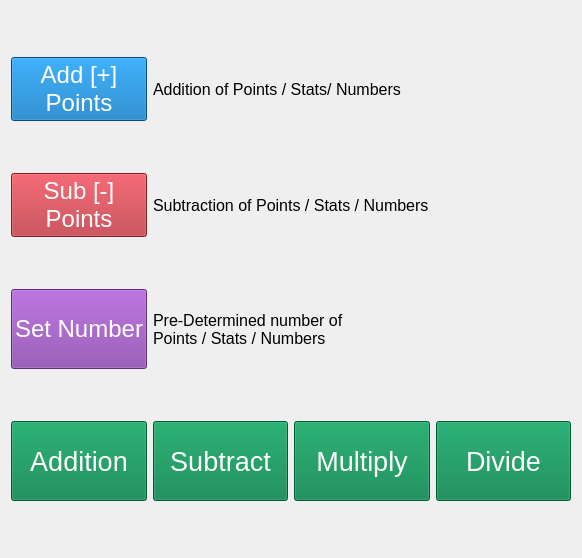
<?xml version="1.0" encoding="UTF-8"?>
<ui version="4.0">
 <class>Form</class>
 <widget class="QWidget" name="Form">
  <property name="geometry">
   <rect>
    <x>0</x>
    <y>0</y>
    <width>582</width>
    <height>558</height>
   </rect>
  </property>
  <property name="windowTitle">
   <string>Form</string>
  </property>
  <layout class="QGridLayout" name="gridLayout">
   <item row="1" column="0">
    <widget class="QPushButton" name="pushButton_3">
     <property name="minimumSize">
      <size>
       <width>0</width>
       <height>50</height>
      </size>
     </property>
     <property name="maximumSize">
      <size>
       <width>300</width>
       <height>16777215</height>
      </size>
     </property>
     <property name="font">
      <font>
       <pointsize>18</pointsize>
      </font>
     </property>
     <property name="styleSheet">
      <string notr="true">color: white;
background-color: rgb(181, 45, 56);</string>
     </property>
     <property name="text">
      <string>Sub [-]
Points</string>
     </property>
    </widget>
   </item>
   <item row="3" column="1">
    <widget class="QPushButton" name="pushButton_5">
     <property name="minimumSize">
      <size>
       <width>0</width>
       <height>80</height>
      </size>
     </property>
     <property name="font">
      <font>
       <pointsize>20</pointsize>
      </font>
     </property>
     <property name="styleSheet">
      <string notr="true">color: white;
background-color: #007F46;</string>
     </property>
     <property name="text">
      <string>Subtract</string>
     </property>
    </widget>
   </item>
   <item row="3" column="2">
    <widget class="QPushButton" name="pushButton_6">
     <property name="minimumSize">
      <size>
       <width>0</width>
       <height>80</height>
      </size>
     </property>
     <property name="font">
      <font>
       <pointsize>20</pointsize>
      </font>
     </property>
     <property name="styleSheet">
      <string notr="true">color: white;
background-color: #007F46;</string>
     </property>
     <property name="text">
      <string>Multiply</string>
     </property>
    </widget>
   </item>
   <item row="2" column="0">
    <widget class="QPushButton" name="pushButton">
     <property name="minimumSize">
      <size>
       <width>0</width>
       <height>80</height>
      </size>
     </property>
     <property name="font">
      <font>
       <pointsize>18</pointsize>
      </font>
     </property>
     <property name="styleSheet">
      <string notr="true">color: white;
background-color: rgb(134, 62, 168);</string>
     </property>
     <property name="text">
      <string>Set Number</string>
     </property>
    </widget>
   </item>
   <item row="0" column="0">
    <widget class="QPushButton" name="pushButton_2">
     <property name="minimumSize">
      <size>
       <width>0</width>
       <height>50</height>
      </size>
     </property>
     <property name="maximumSize">
      <size>
       <width>150</width>
       <height>16777215</height>
      </size>
     </property>
     <property name="font">
      <font>
       <pointsize>18</pointsize>
      </font>
     </property>
     <property name="styleSheet">
      <string notr="true">color: white;
background-color: rgb(0, 107, 183);</string>
     </property>
     <property name="text">
      <string>Add [+]
Points</string>
     </property>
    </widget>
   </item>
   <item row="3" column="0">
    <widget class="QPushButton" name="pushButton_4">
     <property name="minimumSize">
      <size>
       <width>0</width>
       <height>80</height>
      </size>
     </property>
     <property name="font">
      <font>
       <pointsize>20</pointsize>
      </font>
     </property>
     <property name="styleSheet">
      <string notr="true">color: white;
background-color: #007F46;</string>
     </property>
     <property name="text">
      <string>Addition</string>
     </property>
    </widget>
   </item>
   <item row="3" column="3">
    <widget class="QPushButton" name="pushButton_7">
     <property name="minimumSize">
      <size>
       <width>0</width>
       <height>80</height>
      </size>
     </property>
     <property name="font">
      <font>
       <pointsize>20</pointsize>
      </font>
     </property>
     <property name="styleSheet">
      <string notr="true">color: white;
background-color: #007F46;</string>
     </property>
     <property name="text">
      <string>Divide</string>
     </property>
    </widget>
   </item>
   <item row="2" column="1" colspan="3">
    <widget class="QLabel" name="label_3">
     <property name="font">
      <font>
       <pointsize>12</pointsize>
      </font>
     </property>
     <property name="text">
      <string>Pre-Determined number of
Points / Stats / Numbers</string>
     </property>
    </widget>
   </item>
   <item row="1" column="1" colspan="3">
    <widget class="QLabel" name="label">
     <property name="font">
      <font>
       <pointsize>12</pointsize>
      </font>
     </property>
     <property name="text">
      <string>Subtraction of Points / Stats / Numbers</string>
     </property>
    </widget>
   </item>
   <item row="0" column="1" colspan="3">
    <widget class="QLabel" name="label_2">
     <property name="font">
      <font>
       <pointsize>12</pointsize>
      </font>
     </property>
     <property name="text">
      <string>Addition of Points / Stats/ Numbers</string>
     </property>
    </widget>
   </item>
  </layout>
 </widget>
 <resources/>
 <connections/>
</ui>
